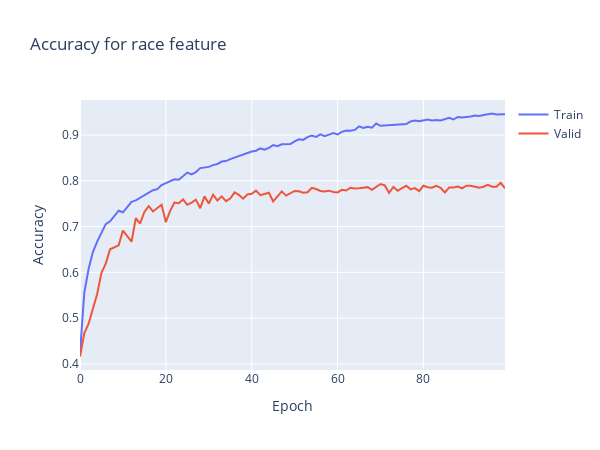

Notebook code for this chart:
### Code cell
plt.clf()
fig = go.Figure()
fig.add_trace(go.Scatter(
                    y=history.history['race_output_accuracy'],
                    name='Train'))

fig.add_trace(go.Scatter(
                    y=history.history['val_race_output_accuracy'],
                    name='Valid'))


fig.update_layout(height=450, 
                  width=600,
                  title='Accuracy for race feature',
                  xaxis_title='Epoch',
                  yaxis_title='Accuracy')

fig.write_html('acc_race.html', include_plotlyjs='cdn')

fig.show()
